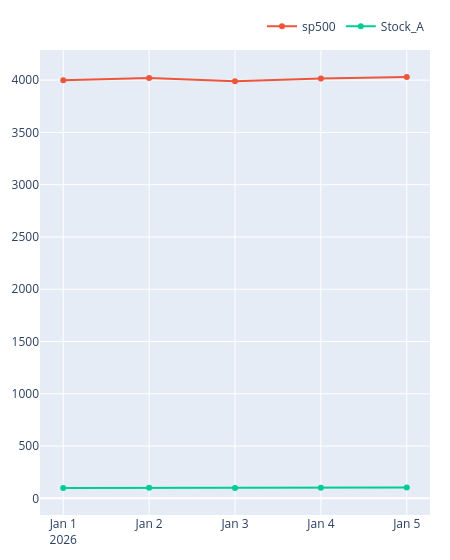

Notebook code cell kept with this figure:
### Code cell
import numpy as np
import pandas as pd
import plotly.express as px


# 1. Function Definition
def interactive_plot(df):
    fig = px.line()
    for i in df.columns[1:]:
        fig.add_scatter(x=df["Date"], y=df[i], name=i)
    fig.update_layout(
        width=450,
        margin=dict(l=20, r=20, t=50, b=20),
        legend=dict(
            orientation="h",
            yanchor="bottom",
            y=1.02,
            xanchor="right",
            x=1,
        ),
    )
    return fig


# 2. Dummy Data (Error se bachne ke liye)
dates = pd.date_range(start="2026-01-01", periods=5, freq="D")
df_plot = pd.DataFrame(
    {"Date": dates, "sp500": [4000, 4020, 3990, 4015, 4030], "Stock_A": [100, 102, 99, 101, 103]}
)

# 3. Output Call
fig = interactive_plot(df_plot)
fig.show()

# -------------------------------------------------------------
# BACKEND TIP: Agar backend/script me graph show NAHI karna,
# toh upar waali aakhri line 'fig.show()' ko delete ya '#' kar dein.
# -------------------------------------------------------------

### Figure 1 — Plotly figure (JSON) as saved in the notebook; plotly's stock layout.template omitted (floating-point values rounded to 4 significant figures)
{"data": [{"hovertemplate": "<extra></extra>", "legendgroup": "", "line": {"color": "#636efa", "dash": "solid"}, "marker": {"symbol": "circle"}, "mode": "lines", "name": "", "orientation": "v", "showlegend": false, "type": "scatter", "xaxis": "x", "yaxis": "y"}, {"name": "sp500", "type": "scatter", "x": ["2026-01-01T00:00:00.000000000", "2026-01-02T00:00:00.000000000", "2026-01-03T00:00:00.000000000", "2026-01-04T00:00:00.000000000", "2026-01-05T00:00:00.000000000"], "y": [4000, 4020, 3990, 4015, 4030]}, {"name": "Stock_A", "type": "scatter", "x": ["2026-01-01T00:00:00.000000000", "2026-01-02T00:00:00.000000000", "2026-01-03T00:00:00.000000000", "2026-01-04T00:00:00.000000000", "2026-01-05T00:00:00.000000000"], "y": [100, 102, 99, 101, 103]}], "layout": {"legend": {"orientation": "h", "tracegroupgap": 0, "x": 1, "xanchor": "right", "y": 1.02, "yanchor": "bottom"}, "margin": {"b": 20, "l": 20, "r": 20, "t": 50}, "width": 450, "xaxis": {"anchor": "y", "domain": [0, 1]}, "yaxis": {"anchor": "x", "domain": [0, 1]}}}
